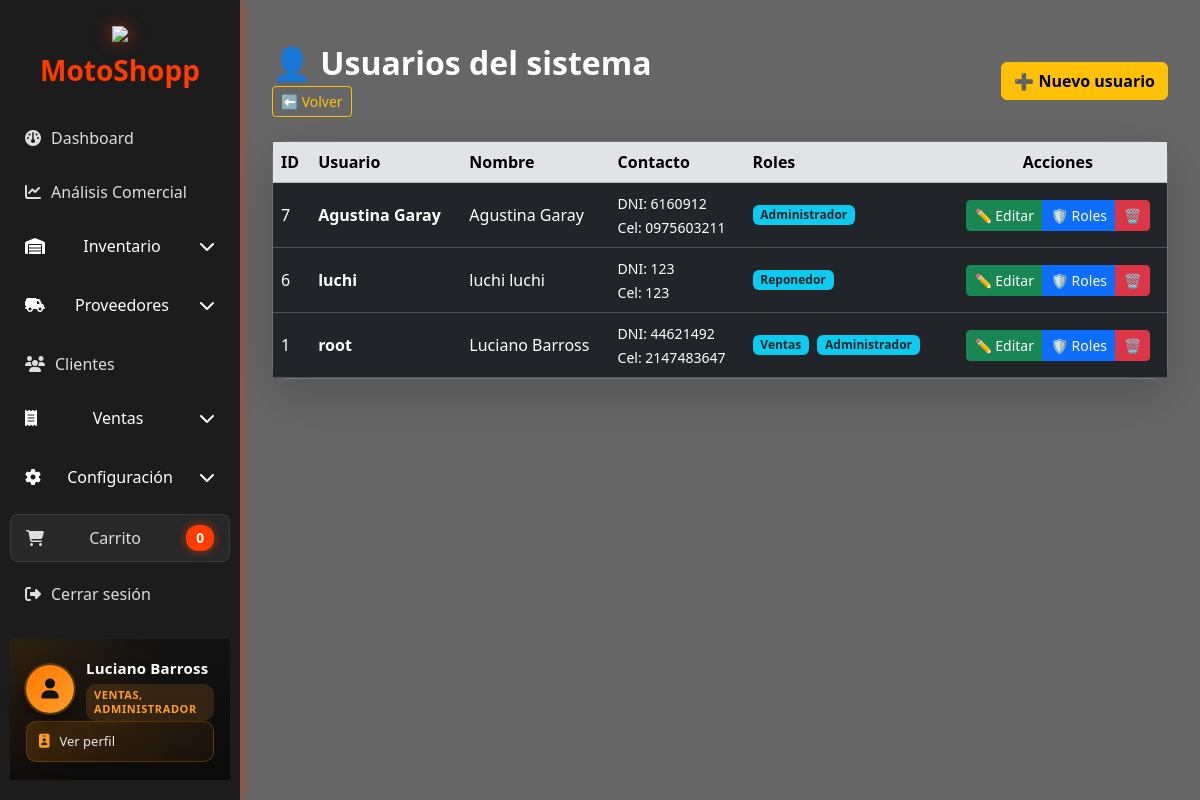
/settings/usuarios/index.php (signed in), run on the app's committed database.
### tables this page shows
CREATE TABLE `usuario` (
  `idusuario` int NOT NULL AUTO_INCREMENT,
  `nombre` varchar(45) DEFAULT NULL,
  `apellido` varchar(45) DEFAULT NULL,
  `dni` int DEFAULT NULL,
  `celular` varchar(20) DEFAULT NULL,
  `usuario` varchar(255) DEFAULT NULL,
  `pass` varchar(250) DEFAULT NULL,
  `avatar` varchar(100) DEFAULT NULL,
  PRIMARY KEY (`idusuario`)
);

### settings/usuarios/index.php (the view, shortened to what this page needs)
<?php
include '../../dashboard/nav.php';
include '../../conexion/conexion.php';
$usuarios = $conexion->query("
    SELECT
        u.idusuario,
        u.usuario,
        u.nombre,
        u.apellido,
        u.dni,
        u.celular,
        GROUP_CONCAT(r.idroles) AS roles_ids,
        GROUP_CONCAT(r.nombre_rol SEPARATOR ', ') AS roles_nombres
    FROM usuario u
    LEFT JOIN usuario_roles ur ON ur.usuario_id = u.idusuario
    LEFT JOIN roles r ON r.idroles = ur.rol_id
    GROUP BY u.idusuario
    ORDER BY u.idusuario DESC
")->fetchAll(PDO::FETCH_ASSOC);
?>
<link href="https://cdn.jsdelivr.net/npm/bootstrap@5.3.3/dist/css/bootstrap.min.css" rel="stylesheet">
<link rel="stylesheet" href="../estilos_settings.css">
<div class="container py-4">
    <div class="d-flex justify-content-between align-items-center mb-4">
        <div>
            <h2 class="fw-bold mb-1">👤 Usuarios del sistema</h2>
            <button class="btn btn-outline-warning btn-sm" onclick="history.back()">⬅ Volver</button>
        </div>
        <button class="btn btn-warning fw-bold" data-bs-toggle="modal" data-bs-target="#modalCrearUsuario">
            ➕ Nuevo usuario
        </button>
    </div>
    <div class="card bg-dark text-white border-secondary shadow-lg">
        <div class="table-responsive">
            <table class="table table-dark table-hover align-middle mb-0">
                <thead class="table-secondary text-dark">
                    <tr>
                        <th>ID</th>
                        <th>Usuario</th>
                        <th>Nombre</th>
                        <th>Contacto</th>
                        <th>Roles</th>
                        <th class="text-center">Acciones</th>
                    </tr>
                </thead>
                <tbody>
                <?php foreach ($usuarios as $u): ?>
                    <tr>
                        <td><?= $u['idusuario'] ?></td>
                        <td class="fw-bold"><?= htmlspecialchars($u['usuario']) ?></td>
                        <td><?= htmlspecialchars($u['nombre'].' '.$u['apellido']) ?></td>
                        <td>
                            <small>
                                DNI: <?= $u['dni'] ?: '-' ?><br>
                                Cel: <?= $u['celular'] ?: '-' ?>
                            </small>
                        </td>
                        <td>
                            <?php if ($u['roles_nombres']): ?>
                                <?php foreach (explode(',', $u['roles_nombres']) as $rol): ?>
                                    <span class="badge bg-info text-dark me-1 mb-1"><?= trim($rol) ?></span>
                                <?php endforeach; ?>
                            <?php else: ?>
                                <span class="badge bg-secondary">Sin rol</span>
                            <?php endif; ?>
                        </td>
                        <td class="text-center">
                            <div class="btn-group btn-group-sm">
                                <button
                                    class="btn btn-success"
                                    data-bs-toggle="modal"
                                    data-bs-target="#modalEditarUsuario"
                                    onclick='abrirEditar(<?= json_encode($u, JSON_HEX_APOS | JSON_HEX_QUOT) ?>)'>
                                    ✏️ Editar
                                </button>
                                <button
                                    class="btn btn-primary"
                                    data-bs-toggle="modal"
                                    data-bs-target="#modalRol"
                                    onclick='asignarRol(<?= json_encode($u, JSON_HEX_APOS | JSON_HEX_QUOT) ?>)'>
                                    🛡️ Roles
                                </button>
                                <button
                                    class="btn btn-danger"
                                    onclick="eliminarUsuario(<?= $u['idusuario'] ?>)">
                                    🗑️
                                </button>
                            </div>
                        </td>
                    </tr>
                <?php endforeach; ?>
                </tbody>
            </table>
        </div>
    </div>
</div>
<?php include '../../dashboard/footer.php'; ?>

### dashboard/estilos_dashboard.css (style rules this page uses)
body { margin: 0; font-family: 'Segoe UI', Tahoma, Geneva, Verdana, sans-serif; background: linear-gradient(rgba(0,0,0,0.6), rgba(0,0,0,0.6)), url('../imagenes/fondo_motos.png') no-repeat center center fixed; background-size: cover; display: flex; height: 100vh; }
.card.bg-dark { border-radius: 12px; background: linear-gradient(180deg, #111 0%, #181818 100%); border: 1px solid rgba(255, 200, 100, 0.2); }

### data on the page
usuario: idusuario "7", usuario "Agustina Garay", nombre+apellido "Agustina Garay", dni "6160912", celular "0975603211", rol "Administrador"
usuario: idusuario "6", usuario "luchi", nombre+apellido "luchi luchi", dni "123", celular "123", rol "Reponedor"
usuario: idusuario "1", usuario "root", nombre+apellido "Luciano Barross", dni "44621492", celular "2147483647", rol "Ventas", rol "Administrador"

### other printed values
$rol "VENTAS, ADMINISTRADOR"
